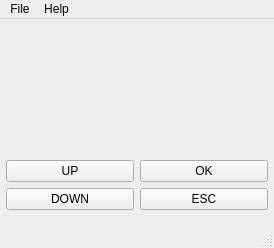
<?xml version="1.0" encoding="UTF-8"?>
<ui version="4.0">
 <class>MainWindow</class>
 <widget class="QMainWindow" name="MainWindow">
  <property name="geometry">
   <rect>
    <x>0</x>
    <y>0</y>
    <width>274</width>
    <height>248</height>
   </rect>
  </property>
  <property name="windowTitle">
   <string>MainWindow</string>
  </property>
  <widget class="QWidget" name="centralWidget">
   <layout class="QVBoxLayout" name="verticalLayout">
    <property name="spacing">
     <number>0</number>
    </property>
    <property name="leftMargin">
     <number>0</number>
    </property>
    <property name="topMargin">
     <number>0</number>
    </property>
    <property name="rightMargin">
     <number>0</number>
    </property>
    <property name="bottomMargin">
     <number>10</number>
    </property>
    <item>
     <widget class="QWidget" name="emulatorContainer" native="true">
      <property name="enabled">
       <bool>true</bool>
      </property>
      <property name="minimumSize">
       <size>
        <width>256</width>
        <height>128</height>
       </size>
      </property>
     </widget>
    </item>
    <item>
     <layout class="QGridLayout" name="gridLayout">
      <property name="leftMargin">
       <number>6</number>
      </property>
      <property name="topMargin">
       <number>6</number>
      </property>
      <property name="rightMargin">
       <number>6</number>
      </property>
      <property name="bottomMargin">
       <number>6</number>
      </property>
      <item row="0" column="0">
       <widget class="QPushButton" name="pushButton">
        <property name="text">
         <string>UP</string>
        </property>
       </widget>
      </item>
      <item row="1" column="0">
       <widget class="QPushButton" name="pushButton_2">
        <property name="text">
         <string>DOWN</string>
        </property>
       </widget>
      </item>
      <item row="0" column="1">
       <widget class="QPushButton" name="pushButton_3">
        <property name="text">
         <string>OK</string>
        </property>
       </widget>
      </item>
      <item row="1" column="1">
       <widget class="QPushButton" name="pushButton_4">
        <property name="text">
         <string>ESC</string>
        </property>
       </widget>
      </item>
     </layout>
    </item>
   </layout>
  </widget>
  <widget class="QMenuBar" name="menuBar">
   <property name="geometry">
    <rect>
     <x>0</x>
     <y>0</y>
     <width>274</width>
     <height>20</height>
    </rect>
   </property>
   <widget class="QMenu" name="menuFile">
    <property name="title">
     <string>File</string>
    </property>
    <addaction name="actionQuit"/>
   </widget>
   <widget class="QMenu" name="menuHelp">
    <property name="title">
     <string>Help</string>
    </property>
    <addaction name="actionAbout"/>
   </widget>
   <addaction name="menuFile"/>
   <addaction name="menuHelp"/>
  </widget>
  <widget class="QStatusBar" name="statusBar"/>
  <action name="actionQuit">
   <property name="text">
    <string>Quit</string>
   </property>
  </action>
  <action name="actionAbout">
   <property name="text">
    <string>About</string>
   </property>
  </action>
 </widget>
 <layoutdefault spacing="6" margin="11"/>
 <resources/>
 <connections/>
</ui>
